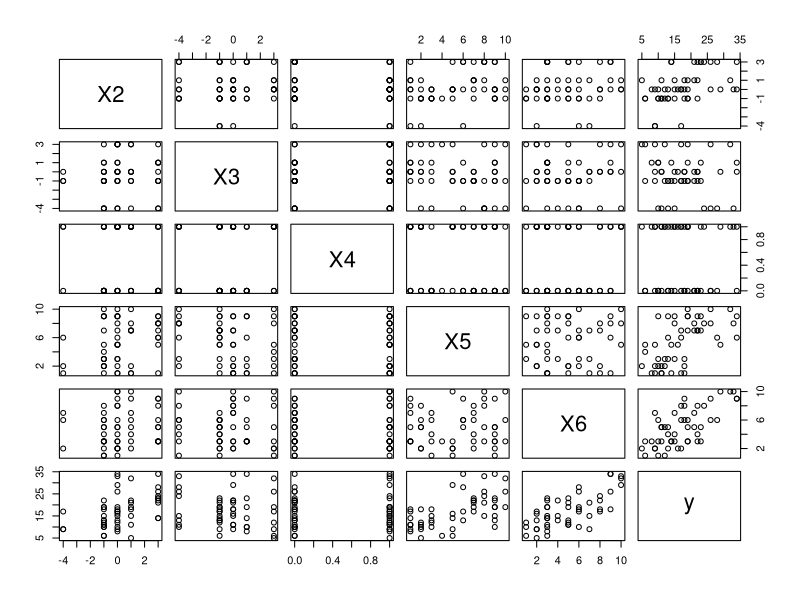
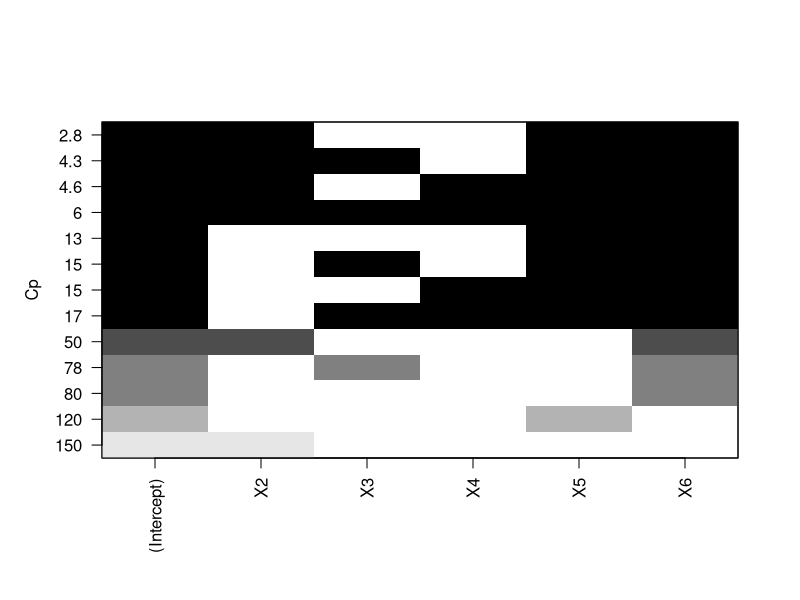
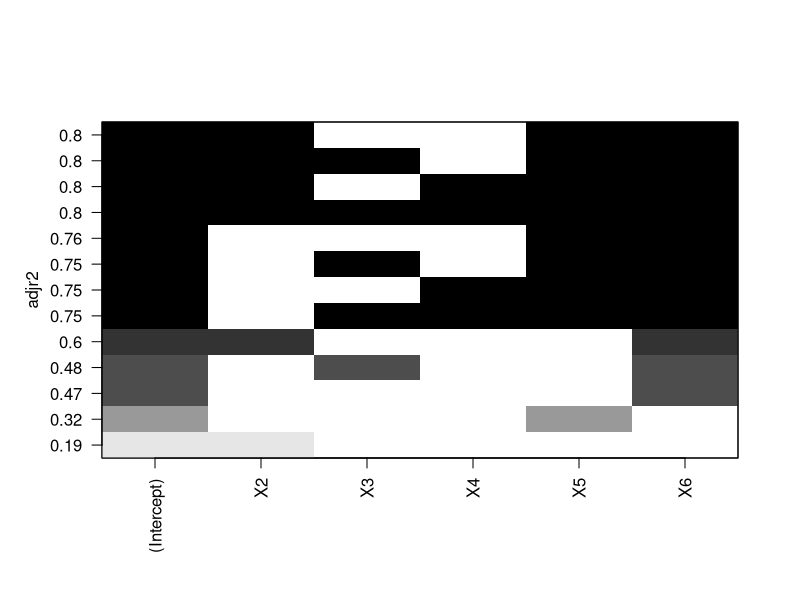
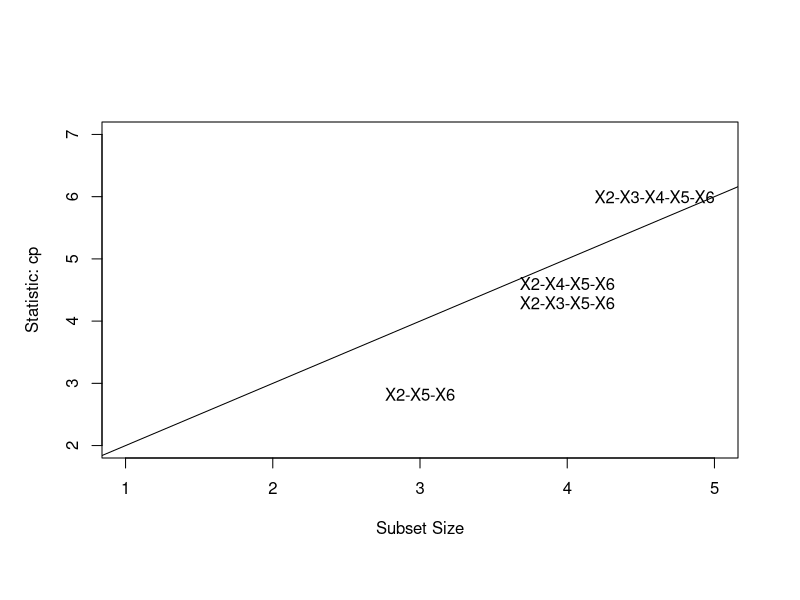
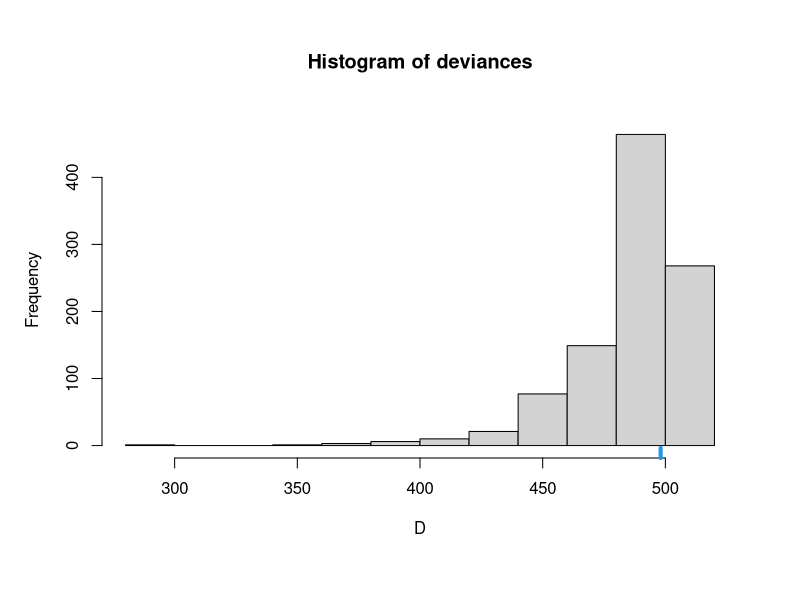

Write the R code that produced these figures, in order.
library(leaps)
permcol<-
  function (X,y,Permute,n=1000,hist=TRUE,lm=FALSE)
  {
    X2<-X
    if (is.null(colnames(X2))){cn<-1:ncol(X)} else {cn<-colnames(X2)}
    cat("\n")
    cat("===========\n")
    cat(noquote(paste(c("Response (y): ",paste(cn[y],collapse=", "),"\n"),collapse="")))
    cat(noquote(paste(c("All: ",paste(cn,collapse=", "),"\n"),collapse="")))
    cat(noquote(paste(c("Keep (X2): ",paste(cn[-c(Permute,y)],collapse=", "),"\n"),collapse="")))
    cat(noquote(paste(c("Permute: ",paste(cn[Permute],collapse=", "),"\n"),collapse="")))
    X<-X2[,-c(Permute,y)];V<-X2[,Permute];y<-X2[,y]
    cat("-----------\n")
    if (is.null(X)) {X<-rep(1,length(y))}
    V<-as.matrix(cbind(V)); X<-as.matrix(cbind(X));
    if(dim(X)[2]==0) {X<-cbind(X,1)}
    D<-NULL
    for (i in 1:n)
    {
      v2<-(apply(V,2,sample)); ylm2<-lm(y~X+v2);
      D<-c(D,deviance(ylm2))
    }
    ylm<-lm(y~X+V); Dr<-deviance(ylm)
    D<-round(D,8);Dr<-round(Dr,8)
    if(hist){
      hist(D,main="Histogram of deviances")
      if (min(D)<Dr) rug(Dr,col=4,lwd=4)}
    cat(noquote(paste(c("Target Deviance: ",round(Dr,3),"\n"),collapse="")))
    cat("-----------\n")
    a<-length(D[D<Dr])+length(D[D==Dr])/2
    if ((a/n)==0) {
      cat(paste(c("Smaller deviances: ","None","\n"),collapse=""))
      cat(noquote(paste(c("Best/smallest: ", head(round(min(D),3)),"\n"),
                        collapse="")))
    } else {
      U1<-paste(round(head(sort(D[D<=Dr])),2),collapse=", ")
      #U2<-paste(round(tail(sort(D[D<=Dr])),2),collapse=", ")
      cat(paste(c("Smaller deviances: ",a,"\n"),collapse=""))
      cat(noquote(paste(c(U1,"\n"),collapse="")))
      cat("-----------\n")
      cat(noquote(paste(c("Proportion: ",a/n,"\n"),collapse="")))
    }
    cat("-----------\n")
    Keep<-X;Permute<-V
    lm1<-lm(y~Keep)
    ylm<-lm(y~Keep+Permute)
    if(lm) {print(summary(ylm))}
    print(anova(lm1,ylm))
    cat("===========\n")
  }



#Q3
##a
DataA<-data.frame(V1=c(1,1,0),V2=c(2,0,0),V3=c(3,1,1))
A<-cbind(DataA$V1,DataA$V2,DataA$V3)
t(A)
t(A)%*%A


##b
set.seed(2266);Z<-matrix(rnorm(600),3,200)
round(Z[,1:5],3)

##c

V<-A%*%Z
round(V[,1:5],3)
V[1,1]
Z[1,1]+2*Z[2,1]+3*Z[3,1]



##d

cov(t(V))

##e
cov(t(V))
Iden<-diag(200)
H1<-matrix(1,200,1)
H_MTX1<-H1%*%solve(t(H1)%*%H1)%*%t(H1)#This is the actual h matrix
(V%*%(Iden-H_MTX1)%*%t(V))/(200-1)





##Q4
###a
v<-c(-4,1,3,0,0,-1,-1)

###b
set.seed(2466)
X<-cbind(1,sample(v,50,replace = TRUE),
         sample(v,50,replace = TRUE),
         sample(c(0,1),50,replace = TRUE),
         sample(1:10,50,replace = TRUE),
         sample(1:10,50,replace = TRUE))
colnames(X)<-c("X1","X2","X3","X4","X5","X6")
head(X)


##c
set.seed(2488);eps<-sample(c(-5,-4,-3,-2,-1,1,2,3,4,5),50,replace = TRUE)
eps

##d
mean(eps)
var(eps)
##e
beta<-cbind(c(2,1,0,0,1,2))
y<-X%*%beta+eps
HW3data<-data.frame(X[,-1],y)


##f
cor(HW3data)

pairs(HW3data)

##g
Hw3full<-lm(y~X2+X3+X4+X5+X6,data = HW3data)
Hw3null<-lm(y~1,data = HW3data)
summary(Hw3full)
summary(Hw3null)

##h

Hw3regs<-regsubsets(y~.,nbest = 3,data = HW3data)
plot(Hw3regs,scale = "Cp")
plot(Hw3regs,scale = "adjr2")


##i
summary(Hw3regs)$outmat
summary(Hw3regs)$cp
summary(Hw3regs)$adjr2
summary(Hw3regs)$rss

##j
library(car)
subsets(Hw3regs,statistic="cp",legend=FALSE,ylim=c(2,7))
abline(1,1)

##k
step(Hw3full,direction = "backward",
     scale = summary(Hw3full)$sigma^2,trace = TRUE)
model.backward<-lm(y~X2+X5+X6,data = HW3data)
summary(model.backward)
step(Hw3null,scope=list(lower=Hw3null,upper=Hw3full),
     direction = "forward",scale = summary(Hw3full)$sigma^2,trace = TRUE)
model.foward<-lm(y~X6+X5+X2,data = HW3data)
summary(model.foward)
step(Hw3full,scope = list(lower=Hw3null,upper=Hw3full),
     direction = "both",scale=summary(Hw3full)$sigma^2,trace = TRUE)
model.both<-lm(y~X2+X5+X6,data = HW3data)
summary(model.both)



##l
F1<-lm(y~.,data = HW3data)
XF1<-model.matrix(F1);p<-ncol(XF1);n<-nrow(XF1)
F2<-lm(y~X2+X5+X6,data = HW3data)
XF2<-model.matrix(F2);q<-ncol(XF2);n<-nrow(XF2)
SSEp<-deviance(F1);SSEq<-deviance(F2)
SSE1<-deviance(Hw3null)
Cp<-SSEq/(SSEp/(n-p))-n+2*q;Cp
R_sq<-(SSE1-SSEq)/SSE1;R_sq
R_sq_adj<-(SSE1/(n-1)-SSEq/(n-q))/(SSE1/(n-1));R_sq_adj

##m
round(cor(HW3data$y,fitted(Hw3full)),3)

##n(?)
beta_hat<-solve(t(X)%*%X)%*%t(X)%*%y
L<-solve((t(X)%*%X))
Sigma_beta_hat<-deviance(Hw3full)/(n-p)*solve(t(X)%*%X)
sd<-sqrt(Sigma_beta_hat[2,2]);sd
t<-as.vector(beta_hat)/sqrt(diag(Sigma_beta_hat))
t
summary(Hw3full)

##o
t_sta<-qt(.975,n-p)
lower<-1.02-t_sta*0.2843;lower
upper<-1.02+t_sta*0.2843;upper
confint(F1)

##p
F_sta4p<-((SSEq-SSEp)/(p-q))/(SSEp/(n-p));F_sta4p
permcol(X=HW3data,y=6,Permute = c(2,3))
